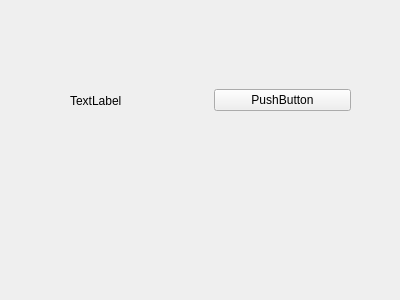
<?xml version="1.0" encoding="UTF-8"?>
<ui version="4.0">
 <class>Form</class>
 <widget class="QWidget" name="Form">
  <property name="geometry">
   <rect>
    <x>0</x>
    <y>0</y>
    <width>400</width>
    <height>300</height>
   </rect>
  </property>
  <property name="windowTitle">
   <string>Form</string>
  </property>
  <widget class="QWidget" name="horizontalLayoutWidget">
   <property name="geometry">
    <rect>
     <x>70</x>
     <y>40</y>
     <width>281</width>
     <height>121</height>
    </rect>
   </property>
   <layout class="QHBoxLayout" name="horizontalLayout">
    <item>
     <widget class="QLabel" name="label">
      <property name="text">
       <string>TextLabel</string>
      </property>
     </widget>
    </item>
    <item>
     <widget class="QPushButton" name="pushButton">
      <property name="text">
       <string>PushButton</string>
      </property>
     </widget>
    </item>
   </layout>
  </widget>
 </widget>
 <resources/>
 <connections/>
</ui>
